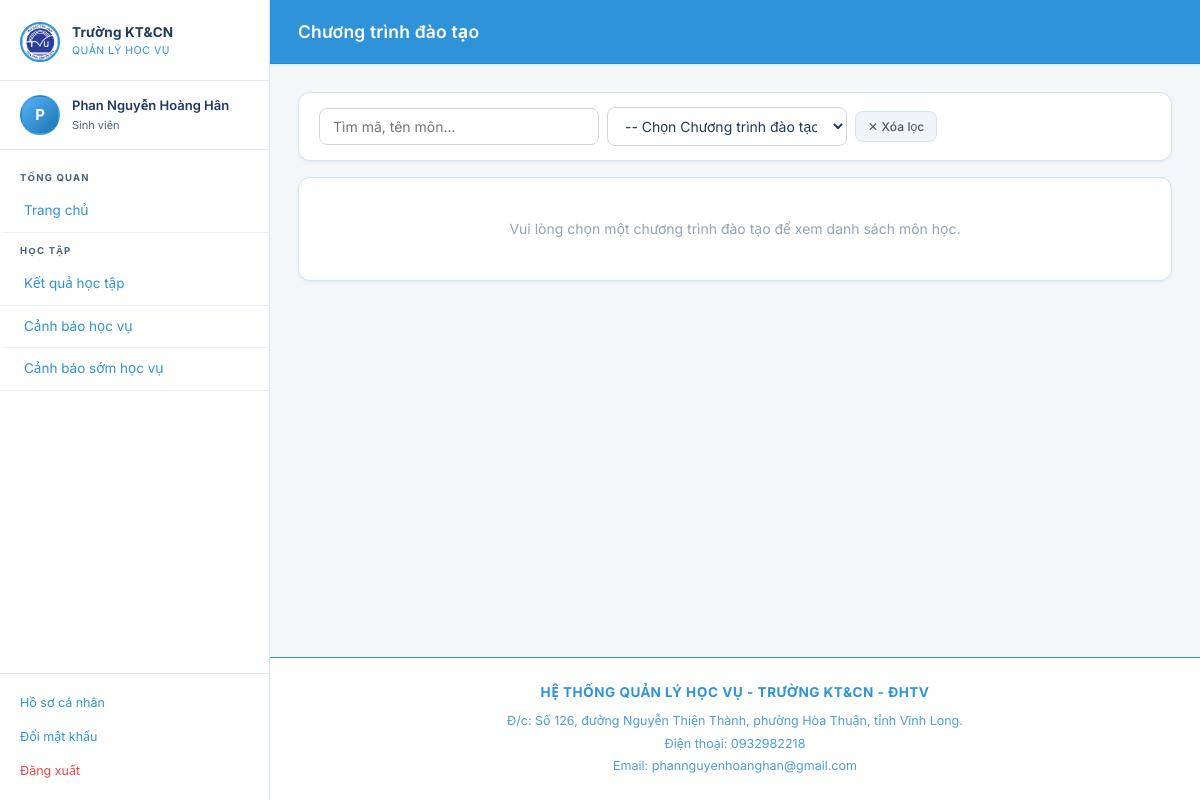
Screenshot of /students/monhoc/ (signed in) with the database file from the repository.
### accounts/models.py (models this page shows, shortened)
class CustomUser(AbstractUser):
    ROLE_CHOICES = [
        ('admin', 'Quản trị viên'),
        ('giaovu', 'Giáo vụ'),
        ('covan', 'Cố vấn học tập'),
        ('sinhvien', 'Sinh viên'),
    ]
    role = models.CharField(max_length=20, choices=ROLE_CHOICES, default='sinhvien', verbose_name='Vai trò')
    full_name = models.CharField(max_length=200, blank=True, verbose_name='Họ và tên')
    phone = models.CharField(max_length=15, blank=True, verbose_name='Số điện thoại')
    class Meta:
        db_table = 'customuser'
        verbose_name = 'Người dùng'
        verbose_name_plural = 'Người dùng'
    @property
    def is_admin(self):
        return self.role == 'admin'
    @property
    def is_giaovu(self):
        return self.role == 'giaovu'
    @property
    def is_sinhvien(self):
        return self.role == 'sinhvien'

### students/views.py (the view, shortened to what this page needs)
# urls.py: path('monhoc/', views.monhoc_list, name='monhoc_list'),
@login_required
def monhoc_list(request):
    from collections import OrderedDict
    nganhs = Nganh.objects.all()
    nganh_id = request.GET.get('nganh', '')
    if not nganh_id:
        qs = MonHoc.objects.none()
    else:
        qs = MonHoc.objects.select_related('nganh').filter(nganh_id=nganh_id).order_by('-nam_hoc_ctdt', '-hoc_ky_ctdt', 'ma_mh')
    q = request.GET.get('q', '')
    grouped_data = OrderedDict()
    for hk_num in range(8, 0, -1):
        grouped_data[hk_num] = []
    grouped_data[None] = []
    final_grouped_data = OrderedDict()
    for hk_num, subjects in grouped_data.items():
        if len(subjects) > 0:
            final_grouped_data[hk_num] = subjects
    return render(request, 'students/monhoc_list.html', {
        'grouped_monhocs': final_grouped_data,
        'q': q,
        'nganhs': nganhs,
        'selected_nganh': nganh_id
    })

### templates/students/monhoc_list.html (shortened to what this page needs)
{% extends 'base.html' %}
{% block page_title %}Chương trình đào tạo{% endblock %}
{% block content %}
<div class="card mb-3">
    <div class="card-body" style="padding:14px 20px">
        <form method="get" class="d-flex gap-2 align-items-center flex-wrap" id="filter-form">
            <input type="text" name="q" value="{{ q }}" placeholder="Tìm mã, tên môn..." class="form-control" style="max-width:280px">
            <select name="nganh" class="form-select" style="max-width:240px">
                <option value="">-- Chọn Chương trình đào tạo --</option>
            </select>
            <a href="{% url 'students:monhoc_list' %}" class="btn btn-secondary btn-sm">✕ Xóa lọc</a>
        </form>
    </div>
</div>
<div id="table-container">
{% if grouped_monhocs %}
    {% for hk_num, subjects in grouped_monhocs.items %}
    <div class="card mb-4">
        <div class="card-header" style="background:linear-gradient(135deg, var(--primary), var(--primary-dark));color:white;border-radius:12px 12px 0 0;padding:10px 20px;display:flex;align-items:center;justify-content:space-between;flex-wrap:wrap;gap:8px;border-bottom:2px solid var(--accent)">
            <span class="card-title" style="color:white;font-size:15px">{% if hk_num %}Học kỳ {{ hk_num }}{% else %}Chưa phân loại học kỳ{% endif %}</span>
            <div style="font-size:12.5px;color:#cbd5e1">
                Số môn: <strong style="color:white">{{ subjects|length }}</strong>
            </div>
        </div>
        <div class="table-responsive">
            <table class="data-table">
                <thead>
                    <tr>
                        <th style="width: 120px">Mã MH</th>
                        <th>Tên môn học</th>
                        <th style="text-align:center; width: 80px">Số TC</th>
                        <th style="width: 150px">Loại</th>
                        <th>Chương trình</th>
                    </tr>
                </thead>
                <tbody>
                    {% for mh in subjects %}
                    <tr>
                        <td><strong>{{ mh.ma_mh }}</strong></td>
                        <td>{{ mh.ten_mh }}</td>
                        <td style="text-align:center"><strong>{{ mh.so_tc }}</strong></td>
                        <td><span class="badge badge-info">{{ mh.get_loai_display }}</span></td>
                        <td>{{ mh.nganh.ten_nganh|default:'-' }}</td>
                    </tr>
                    {% endfor %}
                </tbody>
            </table>
        </div>
    </div>
    {% endfor %}
{% else %}
<div class="card">
    <div class="card-body" style="text-align:center;padding:40px;color:#94a3b8">
        {% if not selected_nganh %}
        <p>Vui lòng chọn một chương trình đào tạo để xem danh sách môn học.</p>
        {% else %}
        <p>Không tìm thấy môn học nào.</p>
        {% endif %}
    </div>
</div>
{% endif %}
</div>
{% endblock %}

### templates/base.html (shortened to what this page needs)
<!DOCTYPE html>
<html lang="vi">
<head>
    <link rel="stylesheet" href="/static/css/main.css?v=1.0.5">
</head>
<body>
{% if user.is_authenticated %}
<aside class="sidebar" id="sidebar">
    <div class="sidebar-brand">
        <img src="/static/img/logo_tvu.png" alt="TVU Logo"
             style="width:40px;height:40px;border-radius:50%;object-fit:cover;flex-shrink:0">
        <div>
            <div class="brand-text">Trường KT&CN</div>
            <div class="brand-sub">Quản lý Học Vụ</div>
        </div>
    </div>
    <div class="sidebar-user">
        <div class="avatar">{{ user.full_name|first|upper|default:user.username|first|upper }}</div>
        <div class="user-info">
            <div class="user-name">{{ user.full_name|default:user.username }}</div>
            <div class="user-role">{{ user.get_role_display }}</div>
        </div>
    </div>
    <nav class="sidebar-nav">
        <div class="nav-section-title">Tổng quan</div>
        <a href="{% url 'dashboard:index' %}" class="{% if request.resolver_match.namespace == 'dashboard' and request.resolver_match.url_name == 'index' %}active{% endif %}">
            Trang chủ
        </a>
        <div class="nav-section-title">Học tập</div>
        <a href="{% url 'results:ketqua_list' %}" class="{% if request.resolver_match.namespace == 'results' %}active{% endif %}">
            Kết quả học tập
        </a>
        <a href="{% url 'academic_warnings:canhbao_list' %}" class="{% if request.resolver_match.namespace == 'academic_warnings' and request.resolver_match.url_name == 'canhbao_list' %}active{% endif %}">
            Cảnh báo học vụ
        </a>
        <a href="{% url 'academic_warnings:canhbao_som_list' %}" class="{% if request.resolver_match.namespace == 'academic_warnings' and 'canhbao_som' in request.resolver_match.url_name %}active{% endif %}">
            Cảnh báo sớm học vụ
        </a>
    </nav>
    <div class="sidebar-footer">
        <a href="{% url 'accounts:profile' %}">Hồ sơ cá nhân</a>
        <a href="{% url 'accounts:change_password' %}">Đổi mật khẩu</a>
        <a href="{% url 'accounts:logout' %}" style="color:#ef4444">Đăng xuất</a>
    </div>
</aside>
<div class="main-wrapper">
    <header class="topbar">
        <div class="topbar-title">{% block page_title %}Dashboard{% endblock %}</div>
    </header>
    <main class="page-content">
        {% block content %}{% endblock %}
    </main>
    <footer class="app-footer">
        <div class="footer-title">HỆ THỐNG QUẢN LÝ HỌC VỤ - TRƯỜNG KT&CN - ĐHTV</div>
        <div class="footer-line">Đ/c: Số 126, đường Nguyễn Thiện Thành, phường Hòa Thuận, tỉnh Vĩnh Long.</div>
        <div class="footer-line">Điện thoại: 0932982218</div>
        <div class="footer-line">Email: phannguyenhoanghan@gmail.com</div>
    </footer>
</div>
{% else %}
{% block auth_content %}{% endblock %}
{% endif %}
</body>
</html>

### rows the page displays
CustomUser: full_name|first "P", full_name "Phan Nguyễn Hoàng Hân", role "Sinh viên"
